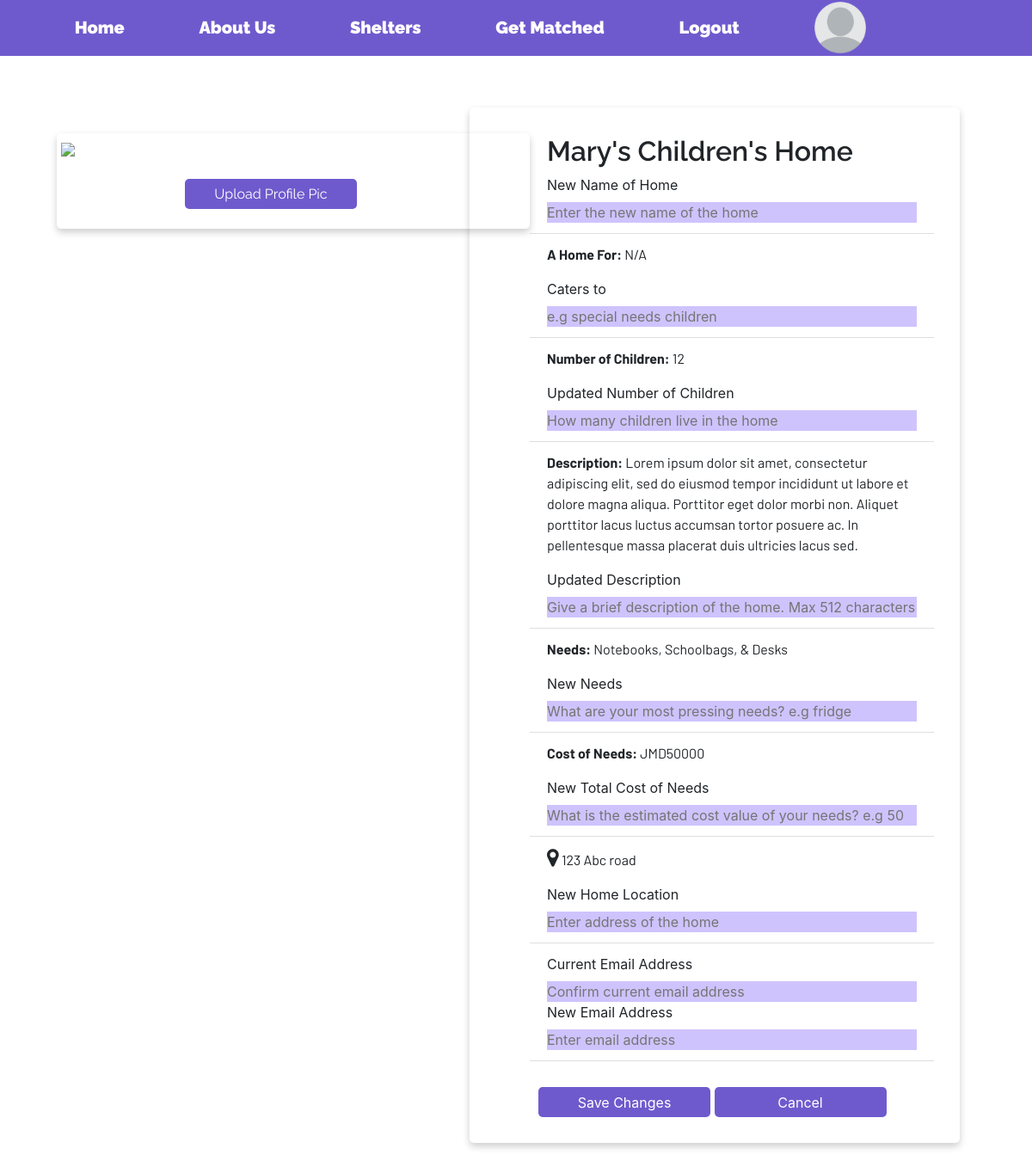
Page /chome-edit-profile (signed in) on the earlier database version.
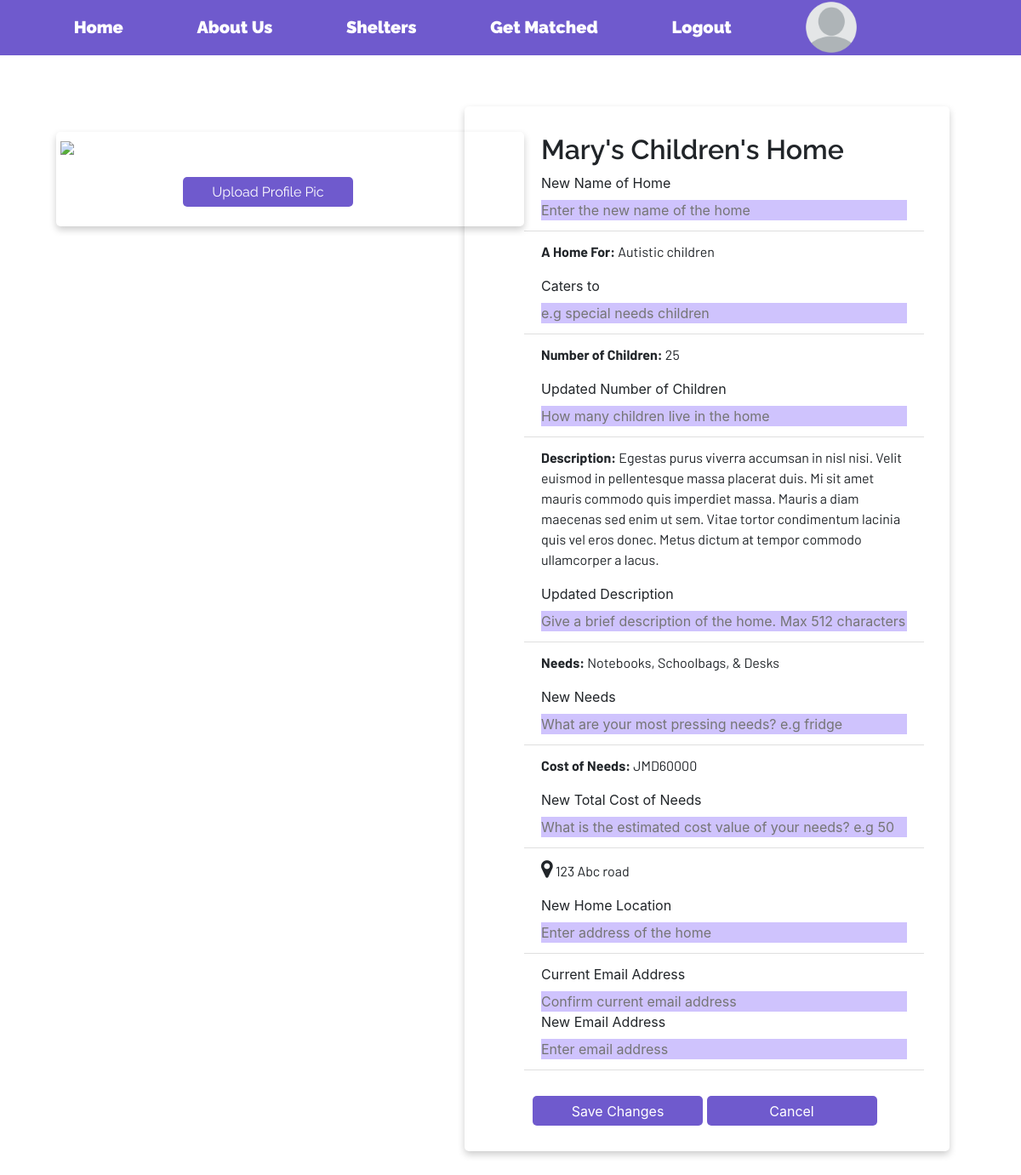
Same page on the later database version.
### website/models.py (models this page shows)
class Home(db.Model):
    id = db.Column(db.Integer, primary_key=True)
    home_name = db.Column(db.String(256))
    home_email = db.Column(db.String(256), unique=True)
    home_password = db.Column(db.String(16))
    home_location = db.Column(db.String(256))
    home_population = db.Column(db.Integer)
    home_specialization = db.Column(db.String(64))
    home_description = db.Column(db.String(512))
    home_needs = db.Column(db.String(512))
    home_needs_cost = db.Column(db.Integer)

### website/views.py (the view, shortened to what this page needs)
@views.route('/chome-edit-profile', methods=['GET', 'POST'])
@login_required
def chome_edit_profile():
    if current_user.urole != "CHome":
        return redirect(url_for("auth.login"))
    home = Home.query.filter_by(home_name=current_user.full_name).first()
    return render_template("chome_edit_your_profile.html", user=current_user, home=home)

### website/__init__.py (called while the page is built)
def create_app():
    app = Flask(__name__)
    app.config['SECRET_KEY'] = 'changethislater' #encrypting session data
    app.config['SQLALCHEMY_DATABASE_URI'] = f"sqlite:///{DB_NAME}" #location of database
    db.init_app(app)
    from .views import views
    from .auth import auth
    app.register_blueprint(views, url_prefix='/')
    app.register_blueprint(auth, url_prefix='/')
    from .models import User
    create_database(app)
    login_manager = LoginManager()
    login_manager.login_view = "views.home"
    login_manager.init_app(app)
    @login_manager.user_loader
    def load_user(id):
        return User.query.get(int(id))
    return app

### website/templates/chome_edit_your_profile.html (shortened to what the changed rows need)
{% extends "base.html" %}
{% block content%}
<body background="{{ url_for('static', filename='') }}"></body>
<div id="wrapper" class="container" style="background-color: white; width: 570px; margin-top: 5vw; margin-right: 7vw; box-shadow: 0 4px 8px 0 rgba(0,0,0,0.2); transition: 0.3s; border-radius: 5px;">
    <div class="container" id="user_details">
        <form method="POST">
            <ul class="list-group list-group-flush">
                <li class="list-group-item" style="background-color: transparent !important;">
                    <h2 style="font-family: 'Raleway', sans-serif; font-weight: 600; padding-top: 20px;">{{ user.full_name }}</h2>
                </li>
                <li class="list-group-item" style="background-color: transparent !important;">
                    <p style="font-family: 'Barlow', sans-serif;"><b>A Home For:</b>   {{ home.home_specialization }}</p>
                    <label for="home_specialization">Caters to</label>
                    <input
                        type="text"
                        id="home_specialization"
                        name="home_specialization"
                        placeholder="e.g special needs children"
                        style="background-color: #cfc3fd; width: 100%;"
                    />
                </li>
                <li class="list-group-item" style="background-color: transparent !important;">
                    <p style="font-family: 'Barlow', sans-serif;"><b>Number of Children:</b>   {{ home.home_population }}</p>
                    <label for="home_population">Updated Number of Children</label>
                    <input
                        type="text"
                        id="home_population"
                        name="home_population"
                        placeholder="How many children live in the home"
                        style="background-color: #cfc3fd; width: 100%;"
                    />
                </li>
                <li class="list-group-item" style="background-color: transparent !important;">
                    <p style="font-family: 'Barlow', sans-serif;"><b>Description:</b>   {{ home.home_description }}</p>
                    <label for="home_description">Updated Description</label>
                    <input
                        type="text"
                        id="home_description"
                        name="home_description"
                        placeholder="Give a brief description of the home. Max 512 characters"
                        style="background-color: #cfc3fd; width: 100%;"
                    />
                </li>
                <li class="list-group-item" style="background-color: transparent !important;">
                    <p style="font-family: 'Barlow', sans-serif;"><b>Needs:</b>   {{ home.home_needs }}</p>
                    <label for="home_needs">New Needs</label>
                    <input
                        type="text"
                        id="home_needs"
                        name="home_needs"
                        placeholder="What are your most pressing needs? e.g fridge"
                        style="background-color: #cfc3fd; width: 100%;"
                    />
                </li>
                <li class="list-group-item" style="background-color: transparent !important;">
                    <p style="font-family: 'Barlow', sans-serif;"><b>Cost of Needs:</b>   JMD{{ home.home_needs_cost }}</p>
                    <label for="home_needs_cost">New Total Cost of Needs</label>
                    <input
                        type="number"
                        id="home_needs_cost"
                        name="home_needs_cost"
                        placeholder="What is the estimated cost value of your needs? e.g 50,000"
                        style="background-color: #cfc3fd; width: 100%;"
                    />
                </li>
                <li class="list-group-item" style="background-color: transparent !important;">
                    <p style="font-family: 'Barlow', sans-serif;"><i class="fa fa-map-marker" style="font-size:24px"></i>   {{ home.home_location }}</p>
                    <label for="home_location">New Home Location</label>
                    <input
                        type="text"
                        id="home_location"
                        name="home_location"
                        placeholder="Enter address of the home"
                        style="background-color: #cfc3fd; width: 100%;"
                    />
                </li>
            </ul>
        </form>
    </div>
</div>
<br><br><br><br>
{% endblock %}

Differences in the rows shown:
changed Home "Notebooks, Schoolbags, & Desks": home_specialization "N/A" → "Autistic children"; home_population "12" → "25"; home_description "Lorem ipsum dolor sit amet, consectetur adipiscing elit, sed do eiusmod tempor incididunt ut labore et dolore magna aliqua. Porttitor eget dolor morbi non. Aliquet porttitor lacus luctus accumsan tortor posuere ac. In pellentesque massa placerat duis ultricies lacus sed." → "Egestas purus viverra accumsan in nisl nisi. Velit euismod in pellentesque massa placerat duis. Mi sit amet mauris commodo quis imperdiet massa. Mauris a diam maecenas sed enim ut sem. Vitae tortor condimentum lacinia quis vel eros donec. Metus dictum at tempor commodo ullamcorper a lacus."; home_needs_cost "50000" → "60000"
